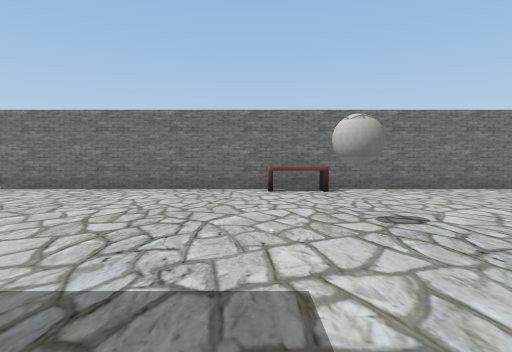
View 1 (above)

18 first-person views from a walk through a Unity game level. The camera is 1.2 m above the floor, tilts 2° down and sees 80° across. The floor is counted in squares, 2 m on a side. Each view is taken from the middle of a square. On the plan, view 1 faces up. The plan holds only what a view shows up to about 9 squares ahead; the rest is blank. The player is left out. Some surface patterns are stand-ins.

View 2
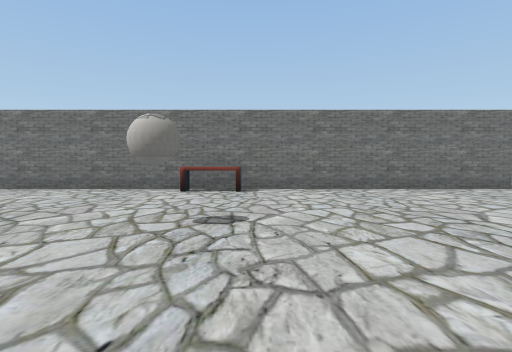

View 3
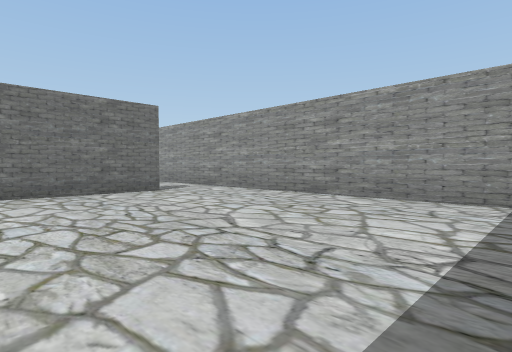

View 4
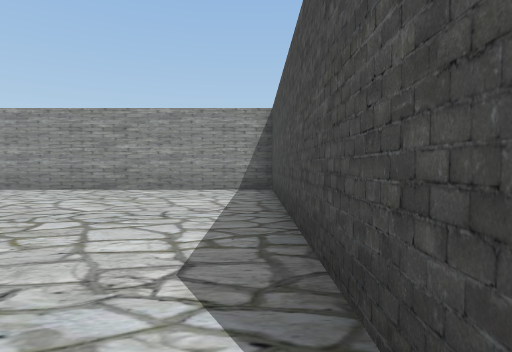

View 5
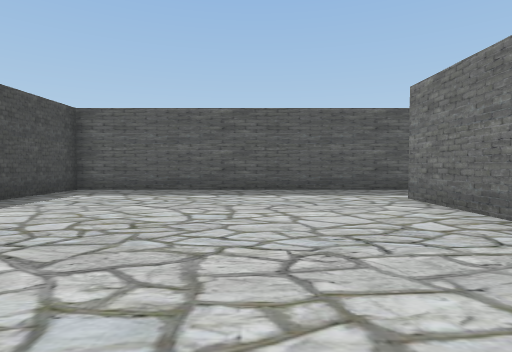

View 6
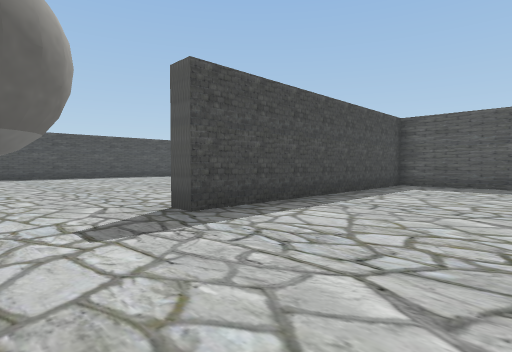

View 7
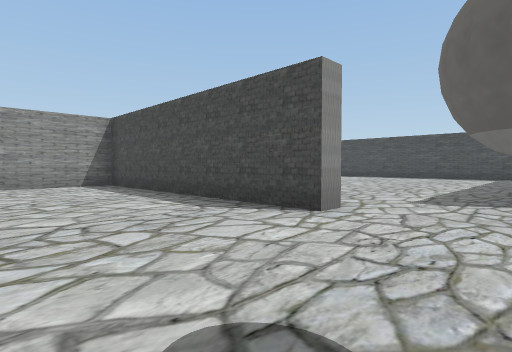

View 8
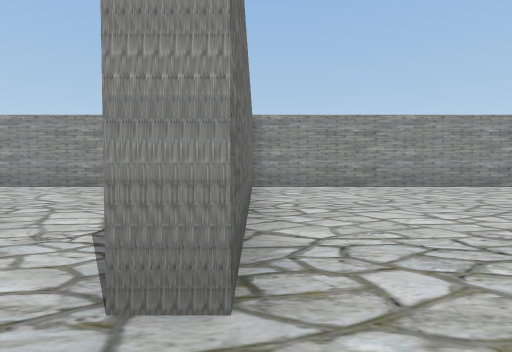

View 9
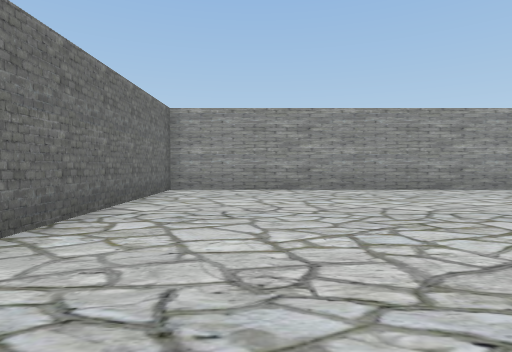

View 10
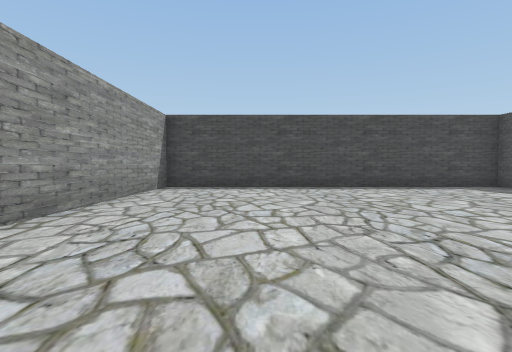

View 11
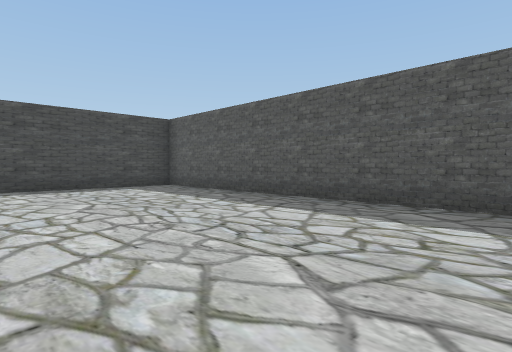

View 12
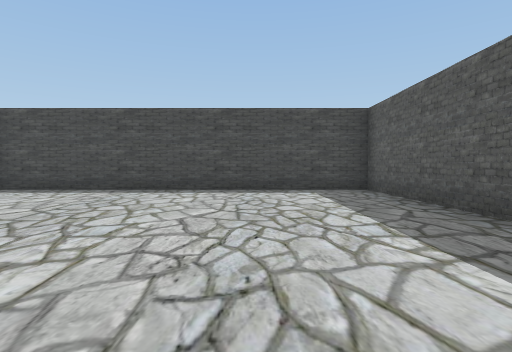

View 13
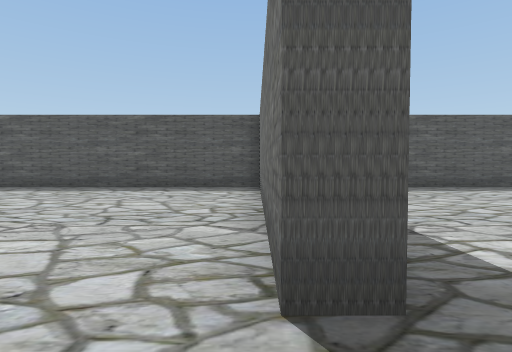

View 14
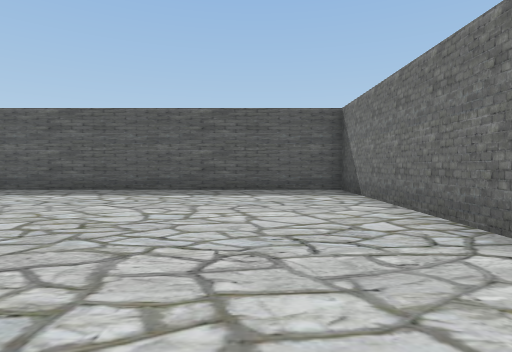

View 15
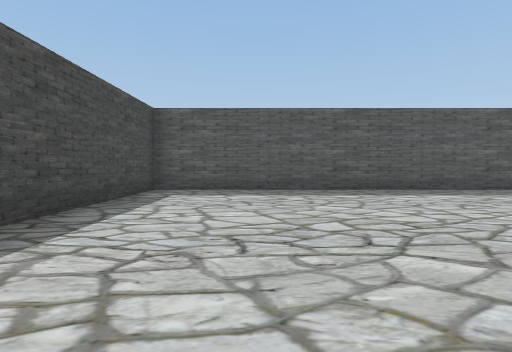

View 16
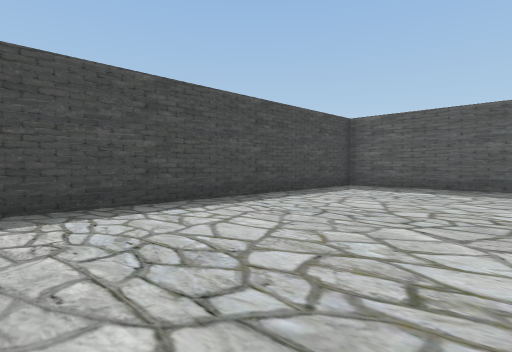

View 17
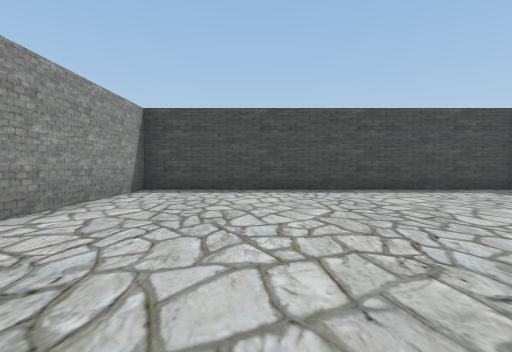

View 18
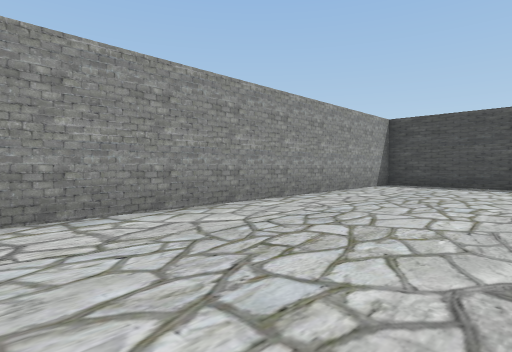

### Floor plan
Points are (right, up) in squares from view 1. A wall is a line through its corners. A room is listed if a view was taken in it or the views show most of it. See-through windows are left out.
Room 1 (views 1, 2, 3, 4, 5, 6, 7, 8, 13)
walls: (3.2, 0.1) (3.2, 0.6) (10.5, 0.6) (10.5, 8.2); (8.6, 7.7) (-6.5, 7.7); (-8.5, 8.9) (-8.5, 0.6) (-1.2, 0.6) (-1.2, 0.1) (-2.4, 0.1)
ways out: opening at (2.5, -1.5) to room 2; opening at (-1, -1) to room 3; opening at (-7.5, 8); opening at (9.5, 8)
objects: ball (1, 3); bench (1, 7)
Room 2 (views 9, 10, 11, 12)
walls: (1.2, -3.4) (1.2, -11.5) (10.5, -11.5) (10.5, 0.1) (3.2, 0.1)
ways out: opening at (2.5, -1.5) to room 1
Room 3 (views 14, 15, 16, 17, 18)
walls: (-2.4, 0.1) (-8.5, 0.1) (-8.5, -11.5) (0.7, -11.5) (0.7, -2.2)
ways out: opening at (-1, -1) to room 1

Where each view was taken, in squares from view 1:
view 1: 0 up, 0 right, facing up
view 2: 0 up, 2 right, facing up
view 3: 1 up, 5 right, facing up-right
view 4: 1 up, 3 right, facing right
view 5: 5 up, 1 left, facing left
view 6: 4 up, 1 right, facing down-left
view 7: 4 up, 1 right, facing down-right
view 8: 0 up, 2 right, facing right
view 9: 2 down, 3 right, facing right
view 10: 3 down, 8 right, facing down
view 11: 3 down, 6 right, facing down-left
view 12: 4 down, 4 right, facing down
view 13: 0 up, 0 right, facing left
view 14: 2 down, 1 left, facing left
view 15: 9 down, 1 left, facing left
view 16: 7 down, 0 right, facing down-left
view 17: 4 down, 2 left, facing down
view 18: 2 down, 3 left, facing down-right
